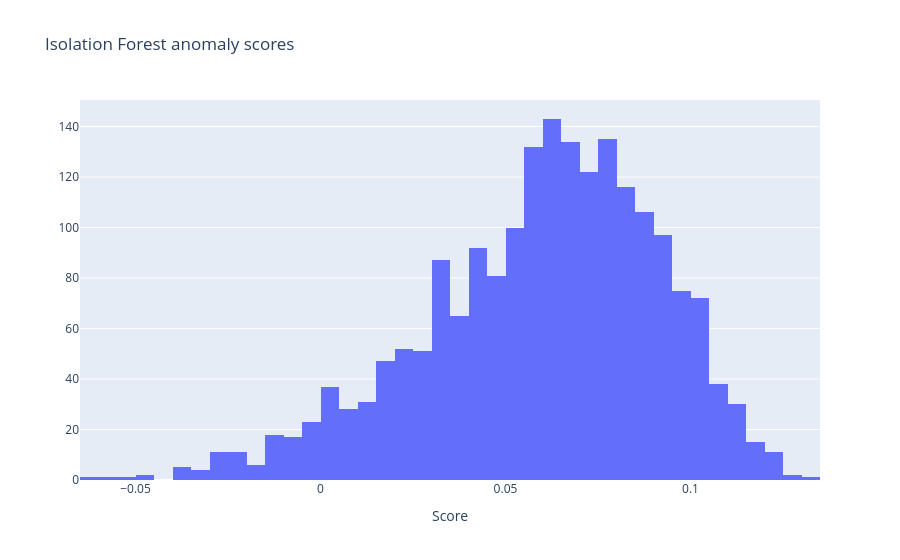

The notebook cell this image was saved under:
### Code cell
# Anomaly scores (if available from Isolation Forest)
if results and 'anomaly_scores' in results:
    scores = results['anomaly_scores']
    preds = results['predictions']
    fig3 = go.Figure()
    fig3.add_trace(go.Histogram(x=scores, name='Anomaly score', nbinsx=50))
    fig3.update_layout(title='Isolation Forest anomaly scores', xaxis_title='Score')
    fig3.show()

### Figure 1 — Plotly figure (JSON) as saved in the notebook; plotly's stock layout.template omitted (floating-point values rounded to 4 significant figures; data arrays with more than 128 entries replaced by an {"elided": "..."} marker saying what was removed)
{"data": [{"name": "Anomaly score", "nbinsx": 50, "type": "histogram", "x": {"elided": "2000 float values"}}], "layout": {"title": {"text": "Isolation Forest anomaly scores"}, "xaxis": {"title": {"text": "Score"}}}}
